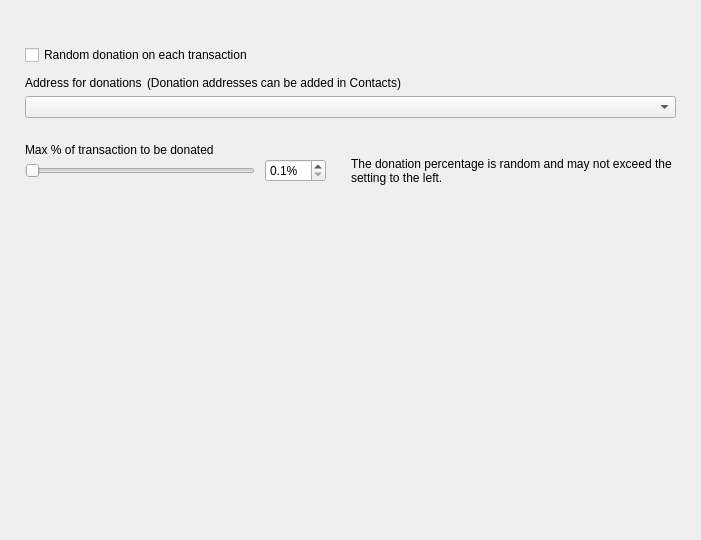
<?xml version="1.0" encoding="UTF-8"?>
<ui version="4.0">
 <class>DonationOptionsFrame</class>
 <widget class="QFrame" name="DonationOptionsFrame">
  <property name="geometry">
   <rect>
    <x>0</x>
    <y>0</y>
    <width>701</width>
    <height>540</height>
   </rect>
  </property>
  <property name="windowTitle">
   <string>Frame</string>
  </property>
  <property name="frameShape">
   <enum>QFrame::NoFrame</enum>
  </property>
  <property name="frameShadow">
   <enum>QFrame::Raised</enum>
  </property>
  <layout class="QVBoxLayout" name="verticalLayout">
   <property name="spacing">
    <number>10</number>
   </property>
   <property name="leftMargin">
    <number>25</number>
   </property>
   <property name="topMargin">
    <number>35</number>
   </property>
   <property name="rightMargin">
    <number>25</number>
   </property>
   <property name="bottomMargin">
    <number>0</number>
   </property>
   <item>
    <widget class="QFrame" name="m_donationMiningFrame">
     <property name="frameShape">
      <enum>QFrame::NoFrame</enum>
     </property>
     <property name="frameShadow">
      <enum>QFrame::Raised</enum>
     </property>
     <layout class="QGridLayout" name="gridLayout" columnstretch="0">
      <property name="leftMargin">
       <number>0</number>
      </property>
      <property name="topMargin">
       <number>0</number>
      </property>
      <property name="rightMargin">
       <number>0</number>
      </property>
      <property name="bottomMargin">
       <number>0</number>
      </property>
      <property name="horizontalSpacing">
       <number>10</number>
      </property>
      <property name="verticalSpacing">
       <number>0</number>
      </property>
     </layout>
    </widget>
   </item>
   <item>
    <widget class="QCheckBox" name="m_enableDonationChangeCheck">
     <property name="text">
      <string>Random donation on each transaction</string>
     </property>
    </widget>
   </item>
   <item>
    <widget class="QFrame" name="m_donationChangeFrame">
     <property name="frameShape">
      <enum>QFrame::NoFrame</enum>
     </property>
     <property name="frameShadow">
      <enum>QFrame::Raised</enum>
     </property>
     <layout class="QGridLayout" name="gridLayout_2" columnstretch="1,0,0,1">
      <property name="leftMargin">
       <number>0</number>
      </property>
      <property name="topMargin">
       <number>0</number>
      </property>
      <property name="rightMargin">
       <number>0</number>
      </property>
      <property name="bottomMargin">
       <number>0</number>
      </property>
      <property name="horizontalSpacing">
       <number>10</number>
      </property>
      <property name="verticalSpacing">
       <number>0</number>
      </property>
      <item row="3" column="0" colspan="4">
       <spacer name="verticalSpacer_5">
        <property name="orientation">
         <enum>Qt::Vertical</enum>
        </property>
        <property name="sizeType">
         <enum>QSizePolicy::Fixed</enum>
        </property>
        <property name="sizeHint" stdset="0">
         <size>
          <width>20</width>
          <height>25</height>
         </size>
        </property>
       </spacer>
      </item>
      <item row="4" column="0" colspan="4">
       <widget class="WalletGui::WalletNormalBlackTextLabel" name="label_3">
        <property name="text">
         <string>Max % of transaction to be donated</string>
        </property>
        <property name="indent">
         <number>0</number>
        </property>
       </widget>
      </item>
      <item row="5" column="0">
       <widget class="QSlider" name="m_donationChangeAmountSlider">
        <property name="maximumSize">
         <size>
          <width>230</width>
          <height>16777215</height>
         </size>
        </property>
        <property name="minimum">
         <number>1</number>
        </property>
        <property name="maximum">
         <number>100</number>
        </property>
        <property name="orientation">
         <enum>Qt::Horizontal</enum>
        </property>
       </widget>
      </item>
      <item row="2" column="0" colspan="4">
       <widget class="QComboBox" name="m_donationChangeAddressCombo"/>
      </item>
      <item row="5" column="3" alignment="Qt::AlignVCenter">
       <widget class="WalletGui::WalletSmallGrayTextLabel" name="m_donationChangeCommentLabel">
        <property name="text">
         <string>The donation percentage is random and may not exceed the setting to the left.</string>
        </property>
        <property name="wordWrap">
         <bool>true</bool>
        </property>
        <property name="indent">
         <number>0</number>
        </property>
       </widget>
      </item>
      <item row="5" column="1">
       <widget class="QDoubleSpinBox" name="m_donationChangeAmountSpin">
        <property name="suffix">
         <string>%</string>
        </property>
        <property name="decimals">
         <number>1</number>
        </property>
        <property name="minimum">
         <double>0.100000000000000</double>
        </property>
        <property name="maximum">
         <double>10.000000000000000</double>
        </property>
        <property name="singleStep">
         <double>0.100000000000000</double>
        </property>
       </widget>
      </item>
      <item row="5" column="2">
       <spacer name="horizontalSpacer_2">
        <property name="orientation">
         <enum>Qt::Horizontal</enum>
        </property>
        <property name="sizeType">
         <enum>QSizePolicy::Fixed</enum>
        </property>
        <property name="sizeHint" stdset="0">
         <size>
          <width>5</width>
          <height>20</height>
         </size>
        </property>
       </spacer>
      </item>
      <item row="1" column="0" colspan="4">
       <spacer name="verticalSpacer_7">
        <property name="orientation">
         <enum>Qt::Vertical</enum>
        </property>
        <property name="sizeType">
         <enum>QSizePolicy::Fixed</enum>
        </property>
        <property name="sizeHint" stdset="0">
         <size>
          <width>20</width>
          <height>5</height>
         </size>
        </property>
       </spacer>
      </item>
      <item row="0" column="0" colspan="4">
       <layout class="QHBoxLayout" name="horizontalLayout_2" stretch="0,1">
        <property name="spacing">
         <number>5</number>
        </property>
        <property name="leftMargin">
         <number>0</number>
        </property>
        <item>
         <widget class="WalletGui::WalletNormalBlackTextLabel" name="label_4">
          <property name="minimumSize">
           <size>
            <width>0</width>
            <height>16</height>
           </size>
          </property>
          <property name="text">
           <string>Address for donations</string>
          </property>
          <property name="indent">
           <number>0</number>
          </property>
         </widget>
        </item>
        <item>
         <widget class="WalletGui::WalletSmallGrayTextLabel" name="label_6">
          <property name="text">
           <string>(Donation addresses can be added in Contacts)</string>
          </property>
         </widget>
        </item>
       </layout>
      </item>
     </layout>
    </widget>
   </item>
   <item>
    <spacer name="verticalSpacer">
     <property name="orientation">
      <enum>Qt::Vertical</enum>
     </property>
     <property name="sizeType">
      <enum>QSizePolicy::Expanding</enum>
     </property>
     <property name="sizeHint" stdset="0">
      <size>
       <width>20</width>
       <height>10</height>
      </size>
     </property>
    </spacer>
   </item>
  </layout>
 </widget>
 <customwidgets>
  <customwidget>
   <class>WalletGui::WalletSmallGrayTextLabel</class>
   <extends>QLabel</extends>
   <header>Gui/Common/WalletTextLabel.h</header>
  </customwidget>
  <customwidget>
   <class>WalletGui::WalletNormalBlackTextLabel</class>
   <extends>QLabel</extends>
   <header>Gui/Common/WalletTextLabel.h</header>
  </customwidget>
 </customwidgets>
 <resources/>
 <connections>
  <connection>
   <sender>m_enableDonationChangeCheck</sender>
   <signal>toggled(bool)</signal>
   <receiver>m_donationChangeFrame</receiver>
   <slot>setEnabled(bool)</slot>
   <hints>
    <hint type="sourcelabel">
     <x>353</x>
     <y>237</y>
    </hint>
    <hint type="destinationlabel">
     <x>350</x>
     <y>328</y>
    </hint>
   </hints>
  </connection>
  <connection>
   <sender>m_donationChangeAmountSlider</sender>
   <signal>valueChanged(int)</signal>
   <receiver>DonationOptionsFrame</receiver>
   <slot>donationChangeAmountChanged(int)</slot>
   <hints>
    <hint type="sourcelabel">
     <x>187</x>
     <y>385</y>
    </hint>
    <hint type="destinationlabel">
     <x>350</x>
     <y>269</y>
    </hint>
   </hints>
  </connection>
  <connection>
   <sender>m_donationChangeAmountSpin</sender>
   <signal>valueChanged(double)</signal>
   <receiver>DonationOptionsFrame</receiver>
   <slot>donationChangeAmountChanged(double)</slot>
   <hints>
    <hint type="sourcelabel">
     <x>433</x>
     <y>353</y>
    </hint>
    <hint type="destinationlabel">
     <x>350</x>
     <y>269</y>
    </hint>
   </hints>
  </connection>
 </connections>
 <slots>
  <slot>donationMiningAmountChanged(int)</slot>
  <slot>donationChangeAmountChanged(int)</slot>
  <slot>donationChangeAmountChanged(double)</slot>
 </slots>
</ui>
